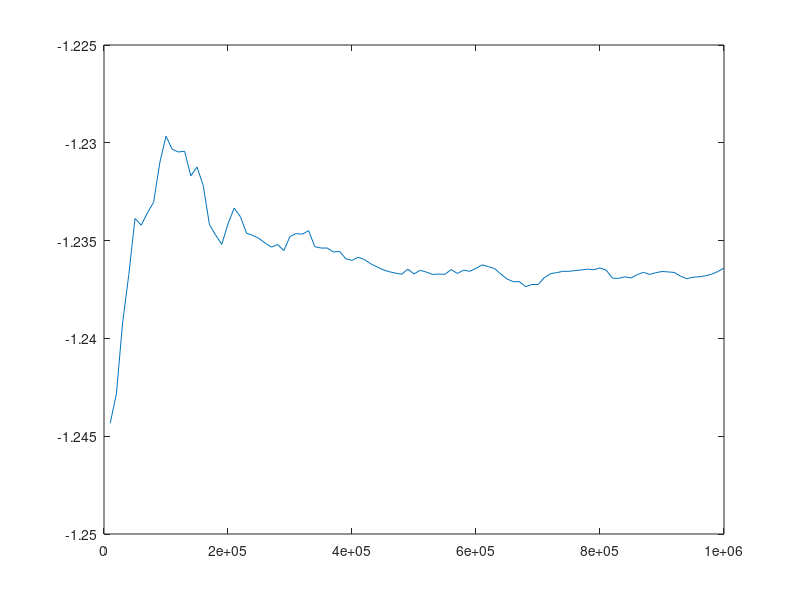

MATLAB code to generate this figure:
mc = [10000, 20000, 30000, 40000, 50000, 60000, 70000, 80000, 90000, 100000, 110000, 120000, 130000, 140000, 150000, 160000, 170000, 180000, 190000, 200000, 210000, 220000, 230000, 240000, 250000, 260000, 270000, 280000, 290000, 300000, 310000, 320000, 330000, 340000, 350000, 360000, 370000, 380000, 390000, 400000, 410000, 420000, 430000, 440000, 450000, 460000, 470000, 480000, 490000, 500000, 510000, 520000, 530000, 540000, 550000, 560000, 570000, 580000, 590000, 600000, 610000, 620000, 630000, 640000, 650000, 660000, 670000, 680000, 690000, 700000, 710000, 720000, 730000, 740000, 750000, 760000, 770000, 780000, 790000, 800000, 810000, 820000, 830000, 840000, 850000, 860000, 870000, 880000, 890000, 900000, 910000, 920000, 930000, 940000, 950000, 960000, 970000, 980000, 990000, 1e+06, ];
M_var = [8.27689, 8.44577, 8.48189, 8.5062, 8.72247, 8.92253, 8.78882, 8.8087, 8.94664, 8.95368, 8.92858, 8.93824, 8.91135, 8.89828, 8.8941, 8.94219, 8.95075, 8.92119, 8.93097, 8.90185, 8.8959, 8.92977, 8.90068, 8.8809, 8.89372, 8.90555, 8.88334, 8.8932, 8.90815, 8.90513, 8.91445, 8.9294, 8.94112, 8.93408, 8.93637, 8.9295, 8.93945, 8.94946, 8.95459, 8.96189, 8.94994, 8.94928, 8.93109, 8.91869, 8.93114, 8.93274, 8.9182, 8.92236, 8.94578, 8.93744, 8.94332, 8.94307, 8.92653, 8.9408, 8.92398, 8.92014, 8.9178, 8.91149, 8.91204, 8.91287, 8.91217, 8.89393, 8.8893, 8.88308, 8.88359, 8.88245, 8.89094, 8.88585, 8.88273, 8.87726, 8.87506, 8.86817, 8.87486, 8.8731, 8.87335, 8.87123, 8.87264, 8.86571, 8.8634, 8.8747, 8.86373, 8.85417, 8.85423, 8.85791, 8.86268, 8.87072, 8.87632, 8.87757, 8.88, 8.8707, 8.86383, 8.87091, 8.86163, 8.85509, 8.85924, 8.86486, 8.86264, 8.86738, 8.86821, 8.87492, ];
E_var = [1.42581, 1.4125, 1.39295, 1.38049, 1.36607, 1.39074, 1.38125, 1.37897, 1.37672, 1.37584, 1.3798, 1.37832, 1.36976, 1.37889, 1.37546, 1.38644, 1.39819, 1.39429, 1.39746, 1.39216, 1.39133, 1.39835, 1.40014, 1.39882, 1.39862, 1.39898, 1.39661, 1.39564, 1.3985, 1.39787, 1.39977, 1.40115, 1.4026, 1.40531, 1.40633, 1.40652, 1.40936, 1.41019, 1.41244, 1.41408, 1.41206, 1.41217, 1.4112, 1.41205, 1.41446, 1.4154, 1.41451, 1.41468, 1.41523, 1.4161, 1.41513, 1.41508, 1.41425, 1.41526, 1.41318, 1.41138, 1.4113, 1.41005, 1.41009, 1.40994, 1.40844, 1.40733, 1.40627, 1.40704, 1.40776, 1.40789, 1.40787, 1.4081, 1.40885, 1.40786, 1.40619, 1.40434, 1.4049, 1.40382, 1.40335, 1.40345, 1.40351, 1.40353, 1.40291, 1.40365, 1.4027, 1.40405, 1.4046, 1.40425, 1.40501, 1.40445, 1.40518, 1.40591, 1.40583, 1.40485, 1.40429, 1.40488, 1.40499, 1.40449, 1.40442, 1.40467, 1.40418, 1.40428, 1.40342, 1.40299, ];
MeanM = [0.476323, 0.47856, 0.468945, 0.463424, 0.453552, 0.451239, 0.45053, 0.448409, 0.442211, 0.439235, 0.441023, 0.44007, 0.440142, 0.443197, 0.441945, 0.443624, 0.44736, 0.449017, 0.449742, 0.447603, 0.446096, 0.447109, 0.449182, 0.449719, 0.449886, 0.450322, 0.450704, 0.450308, 0.450813, 0.449706, 0.449213, 0.449164, 0.448693, 0.450397, 0.450589, 0.450658, 0.45098, 0.450629, 0.45133, 0.451279, 0.450881, 0.451034, 0.451783, 0.452457, 0.452787, 0.452945, 0.45327, 0.453331, 0.452488, 0.452931, 0.452439, 0.452571, 0.452994, 0.452736, 0.452891, 0.452398, 0.452751, 0.452468, 0.452578, 0.452301, 0.451841, 0.452233, 0.452371, 0.452977, 0.453473, 0.45372, 0.453623, 0.454161, 0.45408, 0.454141, 0.453459, 0.453047, 0.452863, 0.452664, 0.452584, 0.452494, 0.45245, 0.452438, 0.452451, 0.452131, 0.452431, 0.453417, 0.453438, 0.453189, 0.453332, 0.452904, 0.452639, 0.452873, 0.452702, 0.452628, 0.452741, 0.452632, 0.45309, 0.453477, 0.4533, 0.45321, 0.453139, 0.45293, 0.452705, 0.452268, ];
Probability = [0, 0, 0, 0, 0, 0, 0, 0, 0, 0, -452, -452, -436, -480, -476, -488, -624, -404, -532, -496, -548, -460, -496, -584, -408, -444, -424, -568, -408, -512, -460, -468, -508, -448, -440, -544, -428, -504, -508, -552, -456, -464, -424, -468, -556, -500, -500, -480, -440, -436, -484, -468, -516, -552, -384, -468, -516, -592, -512, -424, -476, -604, -412, -464, -404, -508, -560, -444, -572, -464, -424, -508, -424, -516, -616, -536, -516, -404, -432, -416, -576, -380, -468, -476, -548, -440, -484, -436, -416, -420, -448, -520, -500, -544, -464, -576, -508, -400, -528, -600, ];
E_avg = [-1.24434, -1.24283, -1.2392, -1.23674, -1.23387, -1.23421, -1.23358, -1.23304, -1.23102, -1.22966, -1.23033, -1.23047, -1.23043, -1.23169, -1.23124, -1.23218, -1.23417, -1.23472, -1.23519, -1.23414, -1.23334, -1.23378, -1.23463, -1.23473, -1.23489, -1.23513, -1.23533, -1.2352, -1.23551, -1.23479, -1.23464, -1.23467, -1.23449, -1.23531, -1.23538, -1.23538, -1.23558, -1.23555, -1.23593, -1.23601, -1.23585, -1.23597, -1.23618, -1.23634, -1.23649, -1.23659, -1.23666, -1.23672, -1.23646, -1.2367, -1.23652, -1.23661, -1.23673, -1.23671, -1.23672, -1.23648, -1.23668, -1.23651, -1.23657, -1.23642, -1.23624, -1.23633, -1.23643, -1.23671, -1.23696, -1.2371, -1.2371, -1.23736, -1.23724, -1.23725, -1.2369, -1.23669, -1.23664, -1.23657, -1.23657, -1.23653, -1.2365, -1.23646, -1.23649, -1.2364, -1.23651, -1.23692, -1.23693, -1.23685, -1.23691, -1.23674, -1.23662, -1.23673, -1.23664, -1.23658, -1.2366, -1.23663, -1.23682, -1.23695, -1.23687, -1.23685, -1.2368, -1.23672, -1.23658, -1.23641, ];
accepted_tot = [106.565, 53.4981, 36.1794, 27.2032, 21.9885, 17.9795, 15.5224, 13.6173, 12.3426, 11.075, 9.79738, 9.04848, 8.36532, 7.58767, 7.30131, 6.64917, 6.08712, 5.93104, 5.62066, 5.55959, 5.26857, 4.85085, 4.58643, 4.48579, 4.3069, 4.11253, 3.97343, 3.87391, 3.68055, 3.70288, 3.51406, 3.37081, 3.3036, 3.05805, 3.07727, 3.00006, 2.8922, 2.84403, 2.71392, 2.68643, 2.65776, 2.55, 2.48197, 2.42917, 2.3762, 2.33462, 2.28189, 2.23757, 2.23824, 2.12163, 2.13867, 2.06353, 2.01282, 2.00068, 1.96109, 1.95766, 1.86274, 1.88436, 1.81888, 1.81523, 1.79366, 1.72641, 1.69642, 1.64394, 1.61916, 1.61286, 1.6066, 1.54387, 1.57512, 1.5378, 1.56994, 1.52706, 1.48492, 1.46548, 1.43855, 1.42548, 1.40466, 1.38962, 1.35989, 1.36177, 1.31295, 1.2544, 1.29754, 1.29304, 1.25812, 1.27875, 1.25588, 1.2106, 1.22327, 1.20791, 1.17981, 1.16587, 1.13084, 1.12756, 1.14562, 1.12655, 1.11793, 1.11398, 1.10931, 1.1041, ];
plot(mc, E_avg)
